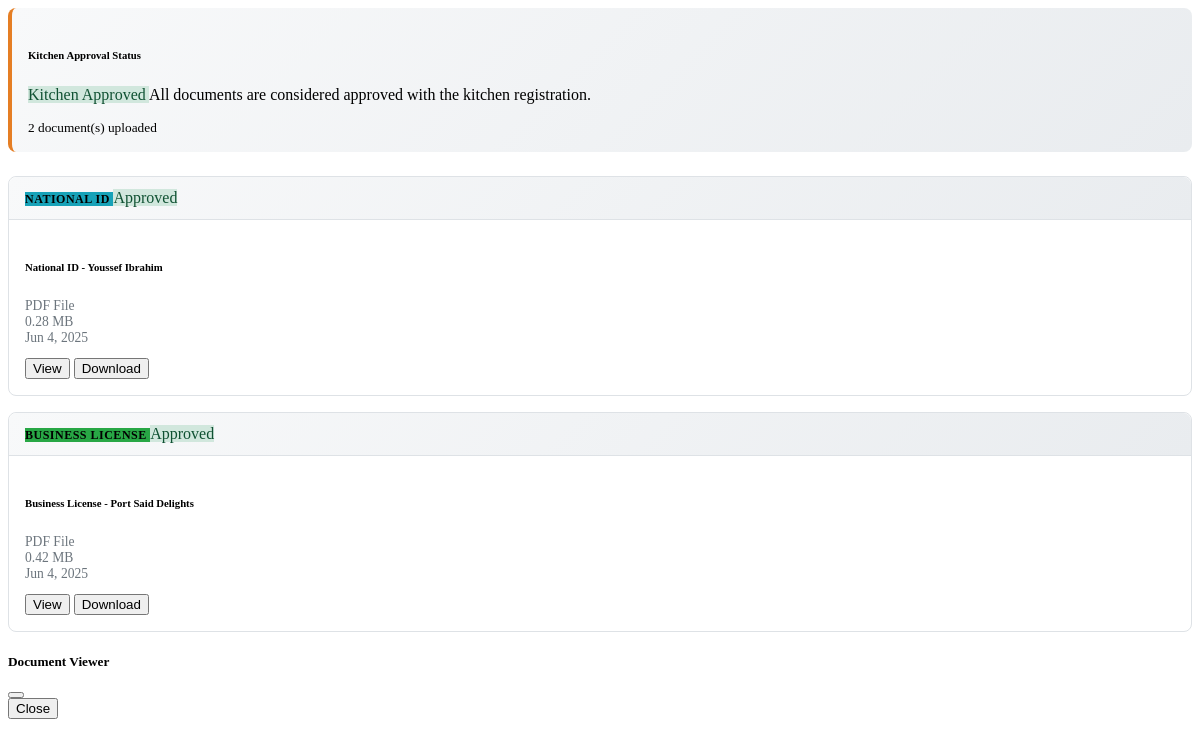
Page /admin/c/c/get_kitchen_documents.php?id=5 on the committed database.
### tables this page shows
CREATE TABLE `kitchen_documents` (
  `doc_id` int(11) NOT NULL,
  `kitchen_id` int(11) NOT NULL,
  `document_type` enum('national_id','business_license','health_certificate','tax_certificate','kitchen_photos','other') NOT NULL,
  `document_name` varchar(255) NOT NULL,
  `file_path` varchar(500) NOT NULL,
  `file_size` int(11) DEFAULT NULL,
  `file_type` varchar(100) DEFAULT NULL,
  `upload_date` timestamp NOT NULL DEFAULT current_timestamp(),
  `admin_notes` text DEFAULT NULL,
  `reviewed_by` int(11) DEFAULT NULL,
  `reviewed_at` timestamp NULL DEFAULT NULL
);

CREATE TABLE `cloud_kitchen_owner` (
  `user_id` int(11) NOT NULL,
  `start_year` year(4) NOT NULL,
  `c_n_id` varchar(50) NOT NULL,
  `status` enum('active','suspended','blocked') DEFAULT 'active',
  `orders_count` int(11) DEFAULT 0,
  `business_name` varchar(255) NOT NULL,
  `registration_date` timestamp NOT NULL DEFAULT current_timestamp(),
  `years_of_experience` enum('Beginner (0-1 years)','Intermediate (2-3 years)','Advanced (4-5 years)','Expert (6+ years)') NOT NULL,
  `customized_orders` tinyint(1) DEFAULT 0,
  `average_rating` decimal(3,2) DEFAULT 0.00,
  `is_approved` tinyint(1) DEFAULT 0,
  `speciality_id` int(11) NOT NULL,
  `suspension_reason` text DEFAULT NULL,
  `suspension_date` timestamp NULL DEFAULT NULL,
  `suspended_by` int(11) DEFAULT NULL
);

### admin/c/c/get_kitchen_documents.php (the view, shortened to what this page needs)
<?php
require_once 'connection.php';
$kitchen_id = (int)($_GET['id'] ?? 0);
try {
    $kitchenQuery = "SELECT is_approved FROM cloud_kitchen_owner WHERE user_id = ?";
    $kitchenStmt = $conn->prepare($kitchenQuery);
    $kitchenStmt->bind_param("i", $kitchen_id);
    if (!$kitchenStmt->execute()) {
        throw new Exception("Kitchen query execute failed: " . $kitchenStmt->error);
    }
    $kitchenResult = $kitchenStmt->get_result();
    $kitchenData = $kitchenResult->fetch_assoc();
    $isKitchenApproved = $kitchenData['is_approved'] ?? 0;
    $query = "SELECT kd.*, a.u_name as reviewed_by_name
              FROM kitchen_documents kd
              LEFT JOIN admin ad ON kd.reviewed_by = ad.user_id
              LEFT JOIN users a ON ad.user_id = a.user_id
              WHERE kd.kitchen_id = ?
              ORDER BY kd.document_type, kd.upload_date DESC";
    $stmt = $conn->prepare($query);
    $stmt->bind_param("i", $kitchen_id);
    if (!$stmt->execute()) {
        throw new Exception("Documents query execute failed: " . $stmt->error);
    }
    $result = $stmt->get_result();
    $documents = [];
    if ($result->num_rows > 0) {
        while ($row = $result->fetch_assoc()) {
            $documents[] = $row;
        }
    }
} catch (Exception $e) {
    error_log("Error in get_kitchen_documents.php: " . $e->getMessage());
    echo '<div class="alert alert-danger">';
    echo '<i class="fas fa-exclamation-circle me-2"></i>';
    echo '<strong>Database Error:</strong> ' . htmlspecialchars($e->getMessage());
    echo '<br><small>Kitchen ID: ' . $kitchen_id . '</small>';
    echo '</div>';
    exit();
}
?>
<div class="documents-container">
    <div class="kitchen-status-info">
        <div class="row align-items-center">
            <div class="col-md-8">
                <h6 class="mb-2">
                    <i class="fas fa-info-circle me-2"></i>Kitchen Approval Status
                </h6>
                <p class="mb-0">
                    <?php if ($isKitchenApproved): ?>
                        <span class="badge status-approved me-2">
                            <i class="fas fa-check me-1"></i>Kitchen Approved
                        </span>
                        All documents are considered approved with the kitchen registration.
                    <?php endif; ?>
                </p>
            </div>
            <div class="col-md-4 text-md-end">
                <small class="text-muted">
                    <?php echo count($documents); ?> document(s) uploaded
                </small>
            </div>
        </div>
    </div>
    <?php if (empty($documents)): ?>
        <div class="empty-documents">
            <i class="fas fa-folder-open fa-3x mb-3" style="color: #dee2e6;"></i>
            <h5>No Documents Found</h5>
            <p>This kitchen owner hasn't uploaded any documents yet.</p>
        </div>
    <?php else: ?>
        <div class="row">
            <?php
            $document_types = [
                'national_id' => ['National ID', 'fas fa-id-card', '#17a2b8'],
                'business_license' => ['Business License', 'fas fa-certificate', '#28a745'],
                'health_certificate' => ['Health Certificate', 'fas fa-medkit', '#dc3545'],
                'tax_certificate' => ['Tax Certificate', 'fas fa-receipt', '#6f42c1'],
                'kitchen_photos' => ['Kitchen Photos', 'fas fa-camera', '#fd7e14'],
                'other' => ['Other Documents', 'fas fa-file-alt', '#6c757d']
            ];
            foreach ($documents as $doc):
                $type_info = $document_types[$doc['document_type']] ?? $document_types['other'];
                $file_size_mb = round($doc['file_size'] / 1048576, 2);
                $hasAdminNotes = !empty($doc['admin_notes']);
                if ($isKitchenApproved && !$hasAdminNotes) {
                    $docStatus = 'approved';
                    $statusLabel = 'Approved';
                } elseif ($hasAdminNotes) {
                    $docStatus = 'rejected';
                    $statusLabel = 'Issues Noted';
                } else {
                    $docStatus = 'pending';
                    $statusLabel = 'Pending';
                }
            ?>
                <div class="col-md-6 col-lg-4">
                    <div class="document-card">
                        <div class="document-header">
                            <div class="d-flex justify-content-between align-items-center">
                                <span class="doc-type-badge badge" style="background-color: <?php echo $type_info[2]; ?>;">
                                    <?php echo $type_info[0]; ?>
                                </span>
                                <span class="badge status-<?php echo $docStatus; ?>">
                                    <?php echo $statusLabel; ?>
                                </span>
                            </div>
                        </div>
                        <div class="document-body">
                            <h6 class="mb-2"><?php echo htmlspecialchars($doc['document_name']); ?></h6>
                            <div class="file-info mb-2">
                                <div><i class="fas fa-file me-1"></i> <?php echo strtoupper(pathinfo($doc['file_path'], PATHINFO_EXTENSION)); ?> File</div>
                                <div><i class="fas fa-hdd me-1"></i> <?php echo $file_size_mb; ?> MB</div>
                                <div><i class="fas fa-calendar me-1"></i> <?php echo date('M j, Y', strtotime($doc['upload_date'])); ?></div>
                            </div>
                            <div class="document-actions">
                                <div class="btn-group w-100">
                                    <button class="btn btn-outline-primary btn-sm" onclick="viewDocument(<?php echo $doc['doc_id']; ?>, '<?php echo addslashes($doc['file_path']); ?>', '<?php echo $doc['file_type']; ?>')">
                                        <i class="fas fa-eye me-1"></i>View
                                    </button>
                                    <button class="btn btn-outline-success btn-sm" onclick="downloadDocument(<?php echo $doc['doc_id']; ?>, '<?php echo addslashes($doc['file_path']); ?>')">
                                        <i class="fas fa-download me-1"></i>Download
                                    </button>
                                </div>
                            </div>
                        </div>
                    </div>
                </div>
            <?php endforeach; ?>
        </div>
    <?php endif; ?>
</div>
<div class="modal fade" id="documentViewerModal" tabindex="-1">
    <div class="modal-dialog modal-lg">
        <div class="modal-content">
            <div class="modal-header">
                <h5 class="modal-title">Document Viewer</h5>
                <button type="button" class="btn-close" data-bs-dismiss="modal"></button>
            </div>
            <div class="modal-footer">
                <button type="button" class="btn btn-secondary" data-bs-dismiss="modal">Close</button>
            </div>
        </div>
    </div>
</div>

### admin/c/c/get_kitchen_documents.php (style rules this page uses)
.document-card { border: 1px solid #dee2e6; border-radius: 8px; margin-bottom: 1rem; transition: all 0.3s ease; }
.document-header { background: linear-gradient(135deg, #f8f9fa 0%, #e9ecef 100%); padding: 0.75rem 1rem; border-bottom: 1px solid #dee2e6; border-radius: 8px 8px 0 0; }
.document-body { padding: 1rem; }
.doc-type-badge { font-size: 0.75rem; text-transform: uppercase; font-weight: 600; letter-spacing: 0.5px; }
.file-info { font-size: 0.85rem; color: #6c757d; }
.document-actions { margin-top: 0.75rem; }
.status-approved { background: #d1e7dd; color: #0f5132; }
.kitchen-status-info { background: linear-gradient(135deg, #f8f9fa 0%, #e9ecef 100%); border-radius: 8px; padding: 1rem; margin-bottom: 1.5rem; border-left: 4px solid #e57e24; }

### rows in the picture
kitchen_documents: document_type "NATIONAL ID", statusLabel "Approved", document_name "National ID - Youssef Ibrahim", file_path "PDF", file_size "0.28", upload_date "Jun 4, 2025"
kitchen_documents: document_type "BUSINESS LICENSE", statusLabel "Approved", document_name "Business License - Port Said Delights", file_path "PDF", file_size "0.42", upload_date "Jun 4, 2025"

### other values in the picture
count($documents) "2"
